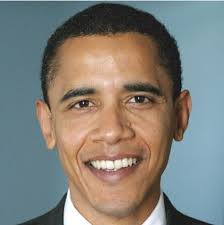
#> input picture images/aobama-1.jpg, 224 x 225 px, found by its file name
$ python FaceCascade.py
#> lines starting #> are read from the running program, lines starting #| are printed output that depends on the picture; after the words box and inside, x2 and y2 are one past the last pixel; in counts of white or black regions, pixels touching at a corner belong together
import cv2


# 定义方法 基于haar特征级联进行人脸检测
def detect(file):
#> called with file = 'aobama-1.jpg'
    face_cascade = cv2.CascadeClassifier('haarcascade_frontalface_default.xml')
    print(type(face_cascade))
    img = cv2.imread(file)
#> img is the input picture: shape (225, 224, 3); mean B, G, R 121.2, 127.6, 129.7
    print(img)
#> (printed output is left out)
    gray = cv2.cvtColor(img, cv2.COLOR_BGR2GRAY)
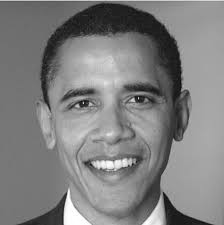
#> gray: shape (225, 224); min 8, max 255, mean 127.5
    faces = face_cascade.detectMultiScale(gray, 1.3, 5)
#> faces = [[34, 40, 157, 157]]
    print("检测到了人脸")
    print(faces)
#| [[ 34  40 157 157]]
    for (x, y, w, h) in faces:
        img = cv2.rectangle(img, (x, y), (x+w, y+h), (255, 0, 0), 2)
#> this loop made 1 pass
#> pass 1, in detect, `img = cv2.rectangle(img, (x, y), (x+w, y+h), (255, 0, 0), 2)`:
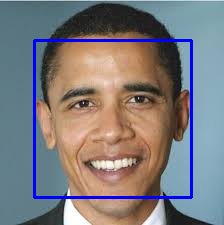
#> img: shape (225, 224, 3); 3.73% of pixels changed, all inside (x1, y1, x2, y2) = (33, 39, 193, 199)
    cv2.namedWindow("改变了")
    cv2.imshow("改变了2", img)
    cv2.imwrite('./test.jpg', img)
    cv2.waitKey(0)

file_name = 'aobama-1.jpg'
detect(file_name)

$ run again, with images/huge.jpg copied over images/aobama-1.jpg
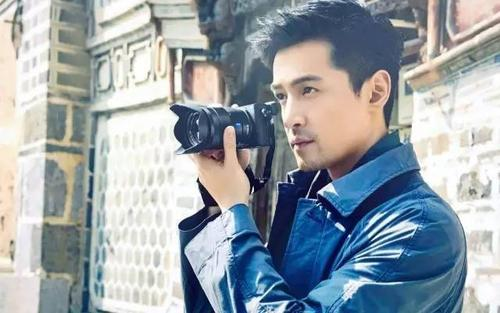
#> input picture images/huge.jpg, 500 x 313 px, found by its file name
#> in detect, img is the input picture: shape (313, 500, 3); mean B, G, R 168.4, 161.7, 152.5
#> (printed output is left out)
#> in detect, `gray = cv2.cvtColor(img, cv2.COLOR_BGR2GRAY)`:
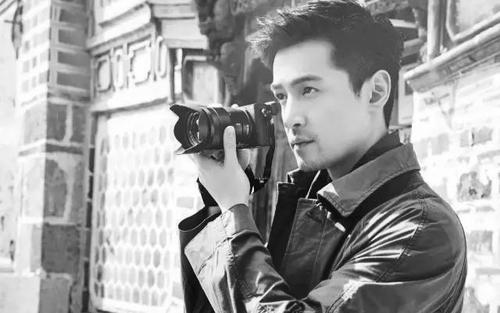
#> gray: shape (313, 500); min 1, max 255, mean 159.7
#> faces = ()
